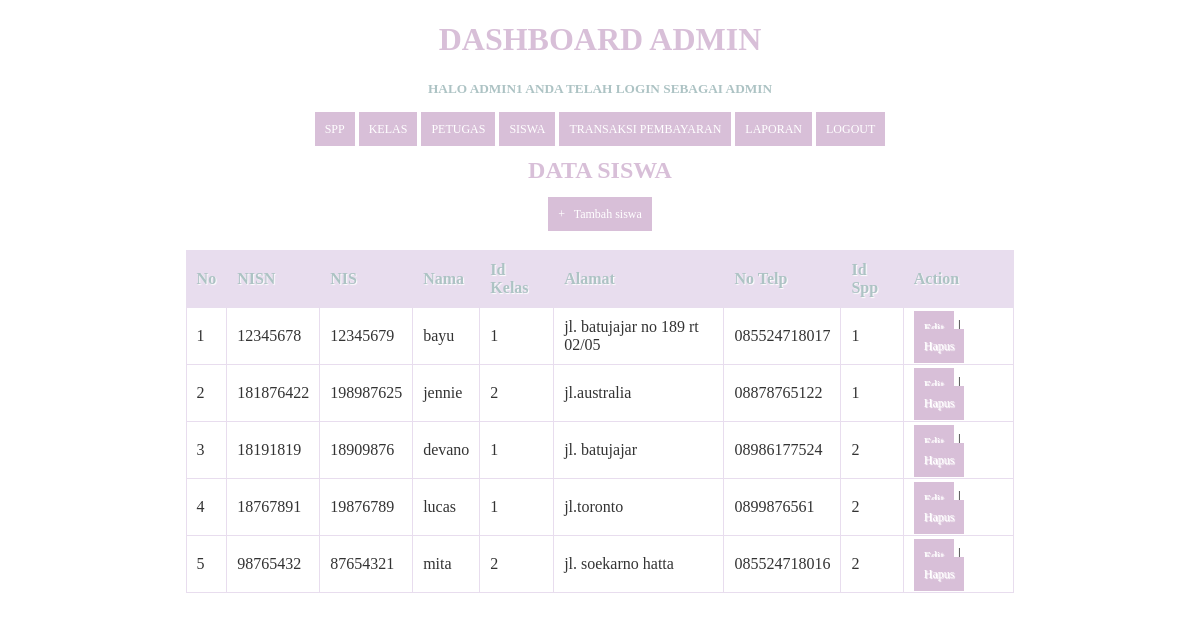
The app's page /siswa.php (signed in) with its own data.
### tables this page shows
CREATE TABLE `siswa` (
  `nisn` varchar(11) NOT NULL,
  `nis` varchar(11) NOT NULL,
  `nama` varchar(35) NOT NULL,
  `id_kelas` int(11) NOT NULL,
  `alamat` text NOT NULL,
  `no_telp` varchar(13) NOT NULL,
  `id_spp` int(11) NOT NULL
);

### siswa.php (the view, shortened to what this page needs)
<!DOCTYPE html>
<html>
  <head>
  </head>
<body>
	<?php
  include ('header.php');
?>
    <center><h2>Data Siswa</h2><center>
    <center><a href="tambah_siswa.php">+ &nbsp; Tambah siswa</a><center>
    <br/>
    <table>
      <thead>
        <tr>
          <th>No</th>
          <th>NISN</th>
          <th>NIS</th>
           <th>Nama</th>
           <th>Id Kelas</th>
           <th>Alamat</th>
           <th>No Telp</th>
           <th>Id Spp</th>
          <th>Action</th>
        </tr>
    </thead>
    <tbody>
      <?php
      $query = "SELECT * FROM siswa ORDER BY nisn ASC";
      $result = mysqli_query($koneksi, $query);
      $no = 1;
      while($row = mysqli_fetch_assoc($result))
      {
      ?>
       <tr>
          <td><?php echo $no; ?></td>
          <td><?php echo $row['nisn']; ?></td>
          <td><?php echo $row['nis']; ?></td>
          <td><?php echo $row['nama']; ?></td>
          <td><?php echo $row['id_kelas']; ?></td>
          <td><?php echo $row['alamat']; ?></td>
          <td><?php echo $row['no_telp']; ?></td>
          <td><?php echo substr($row['id_spp'], 0, 20); ?></td>
          <td>
              <a href="edit_siswa.php?id=<?php echo $row['nisn']; ?>">Edit</a> |
              <a href="proses_hapussiswa.php?id=<?php echo $row['nisn']; ?>" onClick="return confirm('Anda yakin akan menghapus data ini?')">Hapus</a>
          </td>
      </tr>
      <?php
        $no++;
      }
      ?>
    </tbody>
    </table>
</body>
</html>

### siswa.php (style rules this page uses)
* { font-family: "Trebuchet MS"; }
h2 { text-transform: uppercase; color: thistle; }
table { border: solid 1px #DDEEEE; border-collapse: collapse; border-spacing: 0; width: 70%; margin: 10px auto 10px auto; }
table thead th { background-color: #DDEFEF; border: solid 1px #DDEEEE; color: #336B6B; padding: 10px; text-align: left; text-shadow: 1px 1px 1px #fff; text-decoration: none; }
table tbody td { border: solid 1px #DDEEEE; color: #333; padding: 10px; text-shadow: 1px 1px 1px #fff; }
a { background-color: thistle; color: #fff; padding: 10px; text-decoration: none; font-size: 12px; }

### header.php (style rules this page uses)
* { font-family: "Trebuchet MS"; }
table { border: solid 1px #E8DDEE; border-collapse: collapse; border-spacing: 0; width: 70%; margin: 10px auto 10px auto; }
table thead th { background-color: #E8DDEE; border: solid 1px #E8DDEE; color: #ADC3C4; padding: 10px; text-align: left; text-shadow: 1px 1px 1px #fff; text-decoration: none; }
table tbody td { border: solid 1px #E8DDEE; color: #333; padding: 10px; text-shadow: 1px 1px 1px #fff; }
a { background-color: thistle; color: #fff; padding: 10px; text-decoration: none; font-size: 12px; }

### records on screen
siswa: nisn "12345678", nis "12345679", nama "bayu", id_kelas "1", alamat "jl. batujajar no 189 rt 02/05", no_telp "085524718017", id_spp "1"
siswa: nisn "181876422", nis "198987625", nama "jennie", id_kelas "2", alamat "jl.australia", no_telp "08878765122", id_spp "1"
siswa: nisn "18191819", nis "18909876", nama "devano", id_kelas "1", alamat "jl. batujajar", no_telp "08986177524", id_spp "2"
siswa: nisn "18767891", nis "19876789", nama "lucas", id_kelas "1", alamat "jl.toronto", no_telp "0899876561", id_spp "2"
siswa: nisn "98765432", nis "87654321", nama "mita", id_kelas "2", alamat "jl. soekarno hatta", no_telp "085524718016", id_spp "2"

### other values on screen
$_SESSION['username'] "ADMIN1"
$_SESSION['level'] "ADMIN"
